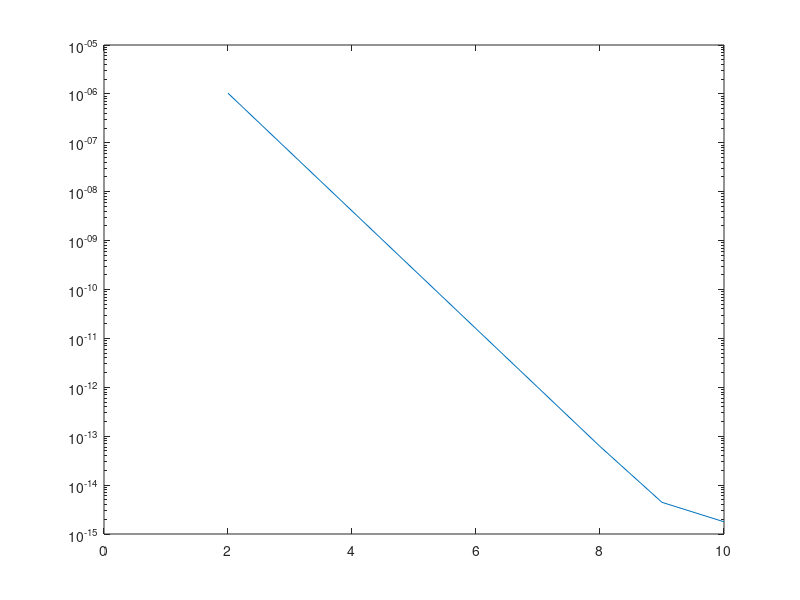

The MATLAB script that drew this image:
function res = drei_achtel_exp()
  
  %Setzen der Intervallgrenzen
  A = 0;
  B = 1;
  Area = exp(B) - exp(A); %Integral of exp(x) from 0 to 1 with respect to x
  
  %Zerlegung des Intervalls [0, 1] in n = 2^N Teilintervalle mit N = 2,... ,10
  for i = 2:10
    sum = 0;
    Intervall = linspace(A, B, pow2(i)+1);
    
    %Berechnung des Integrals ueber Teilintervall mit Drei Achtel Formel
    for j = 1:pow2(i)
      a = Intervall(j);
      b = Intervall(j+1);
      H = (b-a)/3;
      I = (b - a)/8 * (exp(a) + 3*exp(a+H) + 3*exp(b-H) + exp(b));
      sum = sum + I;
    endfor
    
    %Berechnung der Differenz zwischen analytischem und numerischem Ergebnis
    x(i) = i;
    y(i) = abs(Area - sum);
    
  endfor
  
  %Plotten des Graphs mit logarithmischre Y-Achse
  semilogy(x, y);
endfunction
